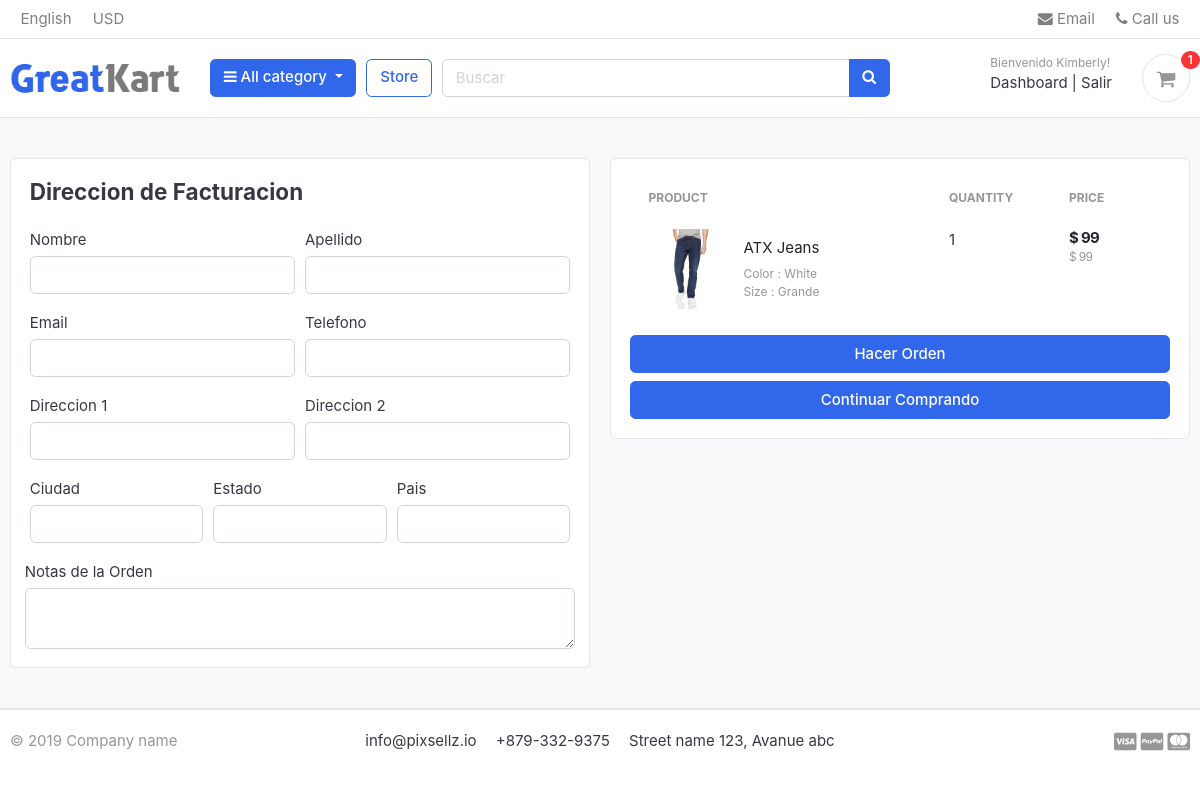
The page /cart/checkout/ (signed in) on the database its author committed.
### cuentas/models.py (models this page shows, shortened)
class Account(AbstractBaseUser):
    first_name = models.CharField(max_length=50)
    last_name = models.CharField(max_length=50)
    username = models.CharField(max_length=100, unique=True)
    email = models.EmailField(max_length=100, unique=True)
    phone = models.CharField(max_length=50)
    date_joined = models.DateTimeField(auto_now_add=True)
    last_login = models.DateTimeField(auto_now_add=True)
    is_admin = models.BooleanField(default=False)
    is_staff = models.BooleanField(default=False)
    is_active = models.BooleanField(default=False)
    is_superadmin = models.BooleanField(default=False)
    USERNAME_FIELD= 'email'
    REQUIRED_FIELDS = ['username','first_name','last_name']
    objects= MyAccountManager()

### carts/models.py (models this page shows, shortened)
class CartItem (models.Model):
    user         = models.ForeignKey(Account, on_delete= models.CASCADE, null=True)
    producto     = models.ForeignKey(Producto, on_delete=models.CASCADE)
    variaciones  = models.ManyToManyField(Variaciones, blank= True)
    cart         = models.ForeignKey(Cart, on_delete=CASCADE, null =True)
    quantity     = models.IntegerField()
    is_active    = models.BooleanField(default=True)
    def sub_total(self):
        return self.producto.precio * self.quantity

### tienda/models.py (models this page shows, shortened)
class Producto(models.Model):
    producto         = models.CharField(max_length=200, unique=True)
    slug             = models.SlugField(max_length=200, unique=True)
    descripcion      = models.TextField(max_length=500, blank= True)
    precio           = models.IntegerField()
    images           = models.ImageField(upload_to ='photos/products')
    stock            = models.IntegerField()
    esta_disponible  = models.BooleanField(default=True)
    categoria        = models.ForeignKey(Categoria, on_delete= models.CASCADE)
    fecha_creada     = models.DateTimeField(auto_now_add=True)
    fecha_modificada = models.DateTimeField(auto_now=True)
    def get_url (self):
        return reverse('detalles_producto', args=[self.categoria.slug, self.slug])

class Variaciones(models.Model):
    producto            = models.ForeignKey(Producto, on_delete=models.CASCADE)
    categoria_variacion = models.CharField(max_length=100, choices= escoger_variacion_categoria)
    valor_variacion     = models.CharField(max_length=100)
    esta_activo         = models.BooleanField(default=True)
    fecha_creado        = models.DateTimeField(auto_now_add=True)
    objects = ManagerVariacion()

### carts/views.py (the view)
# urls.py: path('checkout/', views.checkout, name= 'checkout'),
@login_required(login_url='entrar')
def checkout(request,total=0, quantity=0, cart_items=None):
    try:
        tax = 0
        grand_total=0
        if request.user.is_authenticated:
            cart_items =  CartItem.objects.filter(user=request.user, is_active=True)
        else:
            cart = Cart.objects.get(cart_id= _cart_id(request))
            cart_items = CartItem.objects.filter(cart=cart, is_active= True)
        for cart_item in cart_items:
            total += (cart_item.producto.precio * cart_item.quantity)
            quantity += cart_item.quantity
        tax = (7 * total)/100
        grand_total= total + tax
    except ObjectDoesNotExist:
        pass # just ignore
    context = {
             'total': total,
             'quantity': quantity,
             'cart_items': cart_items,
             'tax': tax,
             'grand_total': grand_total,
         }
    return render (request,'tienda/checkout.html', context)

### carts/context_processors.py (called while the page is built)
def counter(request):
    cart_count = 0
    if 'admin' in request.path:
        return{}
    else:
        try:
            cart = Cart.objects.filter(cart_id = _cart_id(request))
            if request.user.is_authenticated:
                cart_items = CartItem.objects.all().filter(user=request.user)
            else:
                cart_items = CartItem.objects.all().filter(cart= cart[:1])
            for cart_item in cart_items:
                cart_count += cart_item.quantity
        except Cart.DoesNotExist:
            cart_count = 0
    return dict(cart_count= cart_count)

### carts/views.py (called while the page is built)
def _cart_id(request):
    cart = request.session.session_key
    if not cart:
        cart = request.session.create()
    return cart

### categorias/context_processors.py (called while the page is built)
def menu_links(request):
    links = Categoria.objects.all()
    return dict(links=links)

### categorias/models.py (called while the page is built)
    def get_url(self):
            return reverse('productos_por_categorias', args=[self.slug])

### templates/tienda/checkout.html (shortened to what this page needs)
{% extends 'base.html' %}
{% load static %}
{% block content %}
<section class="section-content padding-y bg">
    <div class="container">
    <div class="row">
        <aside class="col-lg-6">
    <div class="card">
        <div class="card-body">
            <h4 class="card-title mb-4">Direccion  de Facturacion</h4>
            <form action="{% url 'place_order' %}"method="POST">
                <div class="form-row">
                    <div class="col form-group">
                        <label for="">Nombre</label>
                        <input type="text" name="first_name" class="form-control" required>
                    </div>
                    <div class="col form-group">
                        <label for="">Apellido</label>
                        <input type="text" name="last_name" class="form-control" required>
                    </div>
                </div>
                <div class="form-row">
                    <div class="col form-group">
                        <label for="">Email</label>
                        <input type="text" name="email" class="form-control" required>
                    </div>
                    <div class="col form-group">
                        <label for="">Telefono</label>
                        <input type="text" name="phone" class="form-control" required>
                    </div>
                </div>
                <div class="form-row">
                    <div class="col form-group">
                        <label for="">Direccion 1</label>
                        <input type="text" name="address_line_1" class="form-control" required>
                    </div>
                    <div class="col form-group">
                        <label for="">Direccion 2</label>
                        <input type="text" name="address_line_2" class="form-control" >
                    </div>
                </div>
                <div class="form-row">
                    <div class="col form-group">
                        <label for="">Ciudad</label>
                        <input type="text" name="city" class="form-control" required>
                    </div>
                    <div class="col form-group">
                        <label for="">Estado</label>
                        <input type="text" name="state" class="form-control" required >
                    </div>
                    <div class="col form-group">
                        <label for="">Pais</label>
                        <input type="text" name="country" class="form-control" required>
                    </div>
                    </div>
                    <div class="form-row">
                        <label for="order_note">Notas de la Orden</label>
                        <textarea name="order_note" id="" cols="30" rows="2" class="form-control"></textarea>
                    </div>
        </div>
    </div>
        </aside>
        <aside class="col-lg-6">
            <div class="card">
            <div class="card-body">
                <table class="table table-borderless table-shopping-cart">
                    <thead class="text-muted">
                    <tr class="small text-uppercase">
                      <th scope="col">Product</th>
                      <th scope="col" width="120">Quantity</th>
                      <th scope="col" width="120">Price</th>
                    </tr>
                    </thead>
                    <tbody>
                    {%  for cart_item in cart_items %}
                    <tr>
                        <td>
                            <figure class="itemside align-items-center">
                                <div class="aside"><img src="{{ cart_item.producto.images.url }}" class="img-sm"></div>
                                <figcaption class="info">
                                    <a href="{{cart_item.producto.get_url }}" class="title text-dark">{{ cart_item.producto.producto }}</a>
                                    <p class="text-muted small">
                                        {% if cart_item.variaciones.all %}
                                            {% for item in cart_item.variaciones.all %}
                                                 {{ item.categoria_variacion | capfirst }} : {{ item.valor_variacion | capfirst }} <br>
                                            {% endfor %}
                                        {% endif %}
                                    </p>
                                </figcaption>
                            </figure>
                        </td>
                        <td>
                            <label for="">{{ cart_item.quantity }}</label>
                        </td>
                        <td>
                            <div class="price-wrap">
                                <var class="price"> $ {{ cart_item.sub_total }}</var>
                                <small  class="text-muted"> $ {{ cart_item.producto.precio }} </small>
                            </div>
                        </td>
                    </tr>
                    {% endfor %}
                    </tbody>
                    </table>
                <button type="submit" name="Submit"class="btn btn-primary btn-block">Hacer Orden</button>
                <a href="{% url 'tienda' %}" class="btn btn-primary btn-block">Continuar Comprando</a>
            </div>
            </div>
    </aside>
    </div>
    </div>
    </section>
{% endblock%}

### templates/includes/navbar.html (shortened to what this page needs)
    {% load static %}
    <header class="section-header">
        <nav class="navbar p-md-0 navbar-expand-sm navbar-light border-bottom">
        <div class="container">
          <div class="collapse navbar-collapse" id="navbarTop4">
            <ul class="navbar-nav mr-auto">
                <li class="nav-item dropdown">
                     <a href="#" class="nav-link">   English </a>
                </li>
                <li class="nav-item dropdown">
                    <a href="#" class="nav-link"> USD </a>
                </li>
            </ul>
            <ul class="navbar-nav">
                <li><a href="#" class="nav-link"> <i class="fa fa-envelope"></i> Email </a></li>
                <li><a href="#" class="nav-link"> <i class="fa fa-phone"></i> Call us </a></li>
            </ul>
          </div>
        </div>
        </nav>
        <section class="header-main border-bottom">
            <div class="container">
        <div class="row align-items-center">
            <div class="col-lg-2 col-md-3 col-6">
                <a href="{% url 'home' %}" class="brand-wrap">
                    <img class="logo" src="{% static './images/logo.png' %}">
                </a>
            </div>
            <div class="col-lg col-sm col-md col-6 flex-grow-0">
                <div class="category-wrap dropdown d-inline-block float-right">
                    <button type="button" class="btn btn-primary dropdown-toggle" data-toggle="dropdown">
                        <i class="fa fa-bars"></i> All category
                    </button>
                </div>
            </div>
            <a href="{% url 'tienda' %}" class="btn btn-outline-primary">Store</a>
            <div class="col-lg  col-md-6 col-sm-12 col">
                <form action="{% url 'buscar' %}" class="buscar" method="GET">
                    <div class="input-group w-100">
                        <input type="text" class="form-control" style="width:60%;" placeholder="Buscar" name="keyword">
                        <div class="input-group-append">
                          <button class="btn btn-primary" type="submit">
                            <i class="fa fa-search"></i>
                          </button>
                        </div>
                    </div>
                </form>
            </div>
            <div class="col-lg-3 col-sm-6 col-8 order-2 order-lg-3">
                        <div class="d-flex justify-content-end mb-3 mb-lg-0">
                            {% if user.id is None %}
                            <div class="widget-header">
                                <small class="title text-muted">Welcome guest!</small>
                                <div>
                                    <a href="{% url 'entrar' %}">Entrar</a> <span class="dark-transp"> | </span>
                                    <a href="{% url 'registrate' %}"> Registrate</a>
                                </div>
                            </div>
                            {% else %}
                            <div class="widget-header">
                                <small class="title text-muted">Bienvenido {{ user.first_name }}!</small>
                                <div>
                                    <a href="{% url 'dashboard' %}">Dashboard</a> <span class="dark-transp"> | </span>
                                    <a href="{% url 'salir' %}"> Salir</a>
                                </div>
                            </div>
                            {% endif %}
                            <a href="{% url 'cart' %}" class="widget-header pl-3 ml-3">
                                <div class="icon icon-sm rounded-circle border"><i class="fa fa-shopping-cart"></i></div>
                                <span class="badge badge-pill badge-danger notify">{{ cart_count }}</span>
                            </a>
                        </div>
                    </div>
        </div>
            </div>
        </section>
        </header>

### static/css/ui.css (style rules this page uses)
html { font-family: "Inter", sans-serif; font-size: 15px; }
.price-wrap { letter-spacing: -0.7px; }
.icon-xs, .icon-sm, .icon-md, .icon-lg { display: inline-block; text-align: center; flex-shrink: 0; flex-grow: 0; }
.icon-sm { width: 48px; height: 48px; line-height: 48px !important; font-size: 20px; }
.img-xs, .img-sm, .img-md, .img-lg { -o-object-fit: cover; object-fit: cover; flex-shrink: 0; flex-grow: 0; }
.img-sm { width: 80px; height: 80px; }
.padding-y { padding-top: 40px; padding-bottom: 40px; }
var { font-style: normal; }
figure { margin-bottom: 0; }
article:after, .form-group:after { display: block; clear: both; content: ""; }
.bg { background-color: #f8f9fa; }
p:last-child { margin-bottom: 0; }
.header-main { position: relative; padding-top: 1rem; padding-bottom: 1rem; }
.brand-wrap .logo, .navbar-brand .logo { margin-right: 7px; max-height: 42px; display: inline-block; }
.widget-header { display: inline-block; vertical-align: middle; position: relative; }
.widget-header a { color: #343a40; }
.widget-header i { color: #969696; }
.widget-header .title { display: block; }
.widget-header .notify { position: absolute; top: -3px; right: -10px; }
.itemside { position: relative; display: flex; width: 100%; }
.itemside .aside { position: relative; flex-shrink: 0; }
.itemside .info { padding-left: 15px; padding-right: 7px; }
.itemside p { margin-bottom: 0; }
.itemside .title { display: block; margin-bottom: 5px; color: #212529; }
.notify { position: absolute; top: -4px; right: -10px; display: inline-block; padding: 0.25em 0.6em; font-size: 12px; line-height: 1; text-align: center; border-radius: 3rem; color: #fff; background-color: #fa3434; }
.price { font-weight: 600; color: #212529; }
.table-shopping-cart.table td, .table-shopping-cart.table th { padding-left: 1.25rem; padding-right: 1.25rem; }
.table-shopping-cart .price-wrap { line-height: 1.2; }
.table-shopping-cart .price { font-weight: bold; margin-right: 5px; display: block; }

### rows shown on the page
Account: first_name "Kimberly"
CartItem: producto.images (picture), producto.producto "ATX Jeans", quantity "1", sub_total "99", producto.precio "99"
Variaciones: categoria_variacion "Color", valor_variacion "White"
Variaciones: categoria_variacion "Size", valor_variacion "Grande"

### other values the page prints
{{ cart_count }} "1"
